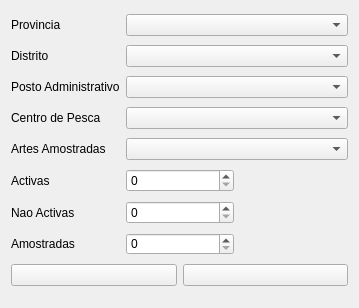
<?xml version="1.0" encoding="UTF-8"?>
<ui version="4.0">
 <class>frmArtesPesca</class>
 <widget class="QWidget" name="frmArtesPesca">
  <property name="geometry">
   <rect>
    <x>0</x>
    <y>0</y>
    <width>359</width>
    <height>308</height>
   </rect>
  </property>
  <property name="windowTitle">
   <string>Artes de Pesca</string>
  </property>
  <layout class="QGridLayout" name="gridLayout_2">
   <item row="2" column="0">
    <widget class="QLabel" name="label_4">
     <property name="text">
      <string>Posto Administrativo</string>
     </property>
     <property name="alignment">
      <set>Qt::AlignLeading|Qt::AlignLeft|Qt::AlignVCenter</set>
     </property>
    </widget>
   </item>
   <item row="0" column="1" colspan="2">
    <widget class="QComboBox" name="CBProvincia"/>
   </item>
   <item row="5" column="0">
    <widget class="QLabel" name="label_2">
     <property name="text">
      <string>Activas</string>
     </property>
    </widget>
   </item>
   <item row="7" column="0">
    <widget class="QLabel" name="label_7">
     <property name="text">
      <string>Amostradas</string>
     </property>
    </widget>
   </item>
   <item row="5" column="2">
    <spacer name="horizontalSpacer_3">
     <property name="orientation">
      <enum>Qt::Horizontal</enum>
     </property>
     <property name="sizeType">
      <enum>QSizePolicy::Fixed</enum>
     </property>
     <property name="sizeHint" stdset="0">
      <size>
       <width>40</width>
       <height>20</height>
      </size>
     </property>
    </spacer>
   </item>
   <item row="1" column="1" colspan="2">
    <widget class="QComboBox" name="CBDistrito"/>
   </item>
   <item row="4" column="1" colspan="2">
    <widget class="MyComboBox" name="CBArtes"/>
   </item>
   <item row="3" column="0">
    <widget class="QLabel" name="label">
     <property name="text">
      <string>Centro de Pesca</string>
     </property>
     <property name="alignment">
      <set>Qt::AlignLeading|Qt::AlignLeft|Qt::AlignVCenter</set>
     </property>
    </widget>
   </item>
   <item row="6" column="2">
    <spacer name="horizontalSpacer_5">
     <property name="orientation">
      <enum>Qt::Horizontal</enum>
     </property>
     <property name="sizeType">
      <enum>QSizePolicy::Fixed</enum>
     </property>
     <property name="sizeHint" stdset="0">
      <size>
       <width>40</width>
       <height>20</height>
      </size>
     </property>
    </spacer>
   </item>
   <item row="3" column="1" colspan="2">
    <widget class="QComboBox" name="CBCentroPesca"/>
   </item>
   <item row="8" column="0" colspan="3">
    <layout class="QGridLayout" name="gridLayout">
     <item row="0" column="0">
      <widget class="QPushButton" name="PBSalvar">
       <property name="text">
        <string/>
       </property>
       <property name="icon">
        <iconset resource="icons.qrc">
         <normaloff>:/newPrefix/Icons/002-save.png</normaloff>:/newPrefix/Icons/002-save.png</iconset>
       </property>
      </widget>
     </item>
     <item row="0" column="1">
      <widget class="QPushButton" name="PBCancelar">
       <property name="text">
        <string/>
       </property>
       <property name="icon">
        <iconset resource="icons.qrc">
         <normaloff>:/newPrefix/Icons/003-error.png</normaloff>:/newPrefix/Icons/003-error.png</iconset>
       </property>
      </widget>
     </item>
    </layout>
   </item>
   <item row="0" column="0">
    <widget class="QLabel" name="label_9">
     <property name="text">
      <string>Provincia</string>
     </property>
     <property name="alignment">
      <set>Qt::AlignLeading|Qt::AlignLeft|Qt::AlignVCenter</set>
     </property>
    </widget>
   </item>
   <item row="2" column="1" colspan="2">
    <widget class="QComboBox" name="CBPosto"/>
   </item>
   <item row="5" column="1">
    <widget class="QSpinBox" name="SBActivas">
     <property name="maximum">
      <number>1000</number>
     </property>
    </widget>
   </item>
   <item row="4" column="0">
    <widget class="QLabel" name="label_8">
     <property name="text">
      <string>Artes Amostradas</string>
     </property>
    </widget>
   </item>
   <item row="6" column="0">
    <widget class="QLabel" name="label_3">
     <property name="text">
      <string>Nao Activas</string>
     </property>
    </widget>
   </item>
   <item row="1" column="0">
    <widget class="QLabel" name="label_10">
     <property name="text">
      <string>Distrito</string>
     </property>
     <property name="alignment">
      <set>Qt::AlignLeading|Qt::AlignLeft|Qt::AlignVCenter</set>
     </property>
    </widget>
   </item>
   <item row="7" column="1">
    <widget class="QSpinBox" name="SBAmostradas">
     <property name="styleSheet">
      <string notr="true">.SBAmostras{
background-color:red;
color:black;
}</string>
     </property>
     <property name="maximum">
      <number>1000</number>
     </property>
    </widget>
   </item>
   <item row="6" column="1">
    <widget class="QSpinBox" name="SBN_Activas">
     <property name="maximum">
      <number>1000</number>
     </property>
    </widget>
   </item>
  </layout>
 </widget>
 <customwidgets>
  <customwidget>
   <class>MyComboBox</class>
   <extends>QComboBox</extends>
   <header>CustomWidgets</header>
  </customwidget>
 </customwidgets>
 <resources>
  <include location="icons.qrc"/>
 </resources>
 <connections/>
</ui>
